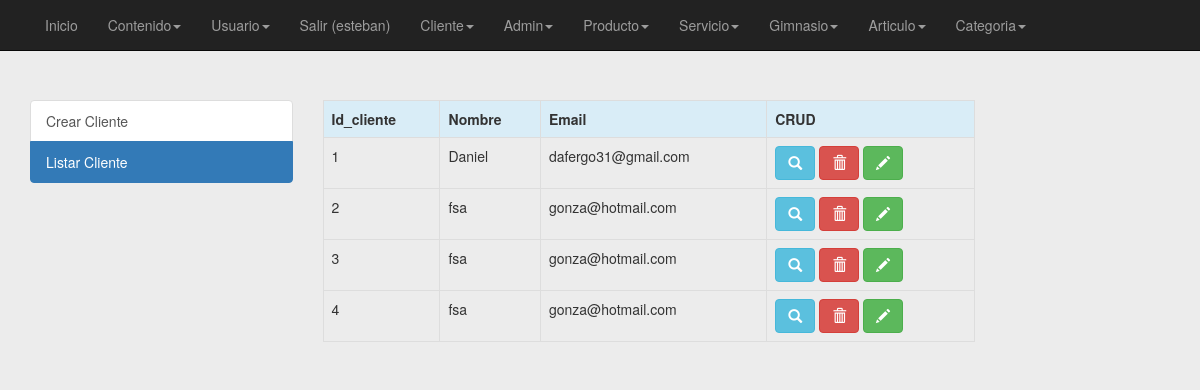
Screenshot of /index.php?controller=cliente&action=admin (signed in) with the database file from the repository.
### tables this page shows
CREATE TABLE IF NOT EXISTS `cliente` (
  `id_cliente` int(11) NOT NULL,
  `nombre` varchar(50) DEFAULT NULL,
  `apellidos` varchar(30) DEFAULT NULL,
  `telefono` varchar(15) DEFAULT NULL,
  `email` varchar(50) DEFAULT NULL,
  `contrasenna` varchar(50) NOT NULL,
  `peso` int(11) DEFAULT NULL,
  `estatura` varchar(10) DEFAULT NULL,
  `genero` varchar(12) DEFAULT NULL,
  `fechanac` varchar(50) DEFAULT NULL,
  `incapacidades` varchar(100) DEFAULT NULL,
  `fotoperfil` varchar(50) DEFAULT NULL,
  `fk_id_usuario` int(11) DEFAULT NULL
);

### core/ControladorBase.php (called while the page is built, shortened)
<?php
class ControladorBase{
    protected $layout="/cms_layout";
    public function __construct() {
        require_once 'Conectar.php';
        require_once 'EntidadBase.php';
    }
    public function view($vista,$datos=null){
        require_once 'core/AyudaVistas.php';
        $helper=new AyudaVistas();
        require_once 'view/layouts'.$this->layout.'.php';
    }
}

### controller/ClienteController.php (called while the page is built, shortened)
<?php
class ClienteController extends ControladorBase{
    public $adapter;
    public function __construct() {
        $this->conectar = new Conectar();
        $this->adapter = $this->conectar->conexion();
    }
    public function admin() {
        $cliente = new Cliente($this->adapter);
        $allcli = $cliente->getAll();
        $this->view("Cliente/admin", array("allcli" => $allcli)
        );
    }
    public function borrarCliente() {
        if (isset($_GET["id_cliente"])) {
            $id_cliente = (int) $_GET["id_cliente"];
            $cli = new Cliente($this->adapter);
            $cli->deleteById("id_cliente", $id_cliente);
            $this->redirect("cliente", "admin");
        }
}}

### index.php (called while the page is built, shortened)
<?php
require_once 'core/ControladorBase.php';
require_once 'core/ControladorFrontal.func.php';
if(isset($_GET["controller"])){
    $controllerObj=cargarControlador($_GET["controller"]);
}else{
    $controllerObj=cargarControlador(CONTROLADOR_DEFECTO);
}
lanzarAccion($controllerObj);
?>

### core/AyudaVistas.php (called while the page is built)
<?php
class AyudaVistas{
    public function url($controlador=CONTROLADOR_DEFECTO,$accion=ACCION_DEFECTO){
        $urlString="index.php?controller=".$controlador."&action=".$accion;
        return $urlString;
    }
}
?>

### core/Conectar.php (called while the page is built)
<?php
class Conectar{
 private $driver;
 private $host, $user, $pass, $database, $charset;
 public function  __construct(){
    $db_cfg=  require_once 'config/database.php';
    $this-> driver = $db_cfg["driver"];
    $this-> host = $db_cfg["host"];
    $this-> user = $db_cfg["user"];
    $this->pass =$db_cfg["pass"];
    $this->database=$db_cfg["database"];
    $this->charset=$db_cfg["charset"];
}
public function conexion(){
   if ($this->driver=="mysql" || $this->driver==null){
       $con=new mysqli($this->host, $this->user, $this->pass, $this->database);
       $con->query("SET NAMES' ".$this->charset."'");
   }
   return $con;
}
}

### config/database.php (called while the page is built)
<?php
return array(
    "driver"    =>"mysql",
    "host"      =>"localhost",
    "user"      =>"root",
    "pass"      =>"",
    "database"  =>"gym",
    "charset"   =>"utf8"
);
?>

### model/Cliente.php (called while the page is built, shortened)
<?php
class Cliente extends EntidadBase{
      public function __construct($adapter) {
        $table = "cliente";
    }
    }

### core/EntidadBase.php (called while the page is built, shortened)
<?php
class EntidadBase{
    private $table;
    private $db;
    public function __construct($table, $adapter){
        $this->table=(string) $table;
        $this->db = $adapter;
    }
   public function getAll(){
       $query = $this->db->query("SELECT * FROM $this->table");
       $resultSet=null;
       while ($row=$query->fetch_object()){
           $resultSet[]=$row;
       }
       return $resultSet;
   }
}

### view/Cliente/admin.php (the view, shortened to what this page needs)
<div class="container">
<br>
<div class="row">
<div class="col-md-3">
<ul class="list-group">
  <a href="<?php echo $helper->url("cliente","crearCliente"); ?>" class="list-group-item ">Crear Cliente</a>
  <a href="<?php echo $helper->url("cliente","admin"); ?>" class="list-group-item active ">Listar Cliente</a>
</ul>
</div>
<div class="container col-md-7 ">
<div class="table-responsive">
<table class="table tale-striped table-bordered table-hover">
  <tr class="info">
    <th>Id_cliente</th>
    <th>Nombre</th>
    <th>Email</th>
    <th>CRUD</th>
  </tr>
        <?php
        foreach ($allcli as $cli){?>
  <tr>
    <td><?php  echo $cli->id_cliente; echo'<br>';?></td>
    <td><?php  echo $cli->nombre; echo '<br>';?></td>
    <td><?php  echo $cli->email; echo '<br>';?></td>
    <td>
      <a href="<?php echo $helper->url("cliente","visualizar"); ?>&id_cliente=<?php echo $cli->id_cliente; ?>" class="btn btn-info " role="button"><span class="glyphicon glyphicon-search"></span></a>
<a class="btnEliminarItem btn btn-danger" id="id_cliente-<?php echo $cli->id_cliente; ?>" href="#" type="button" data-toggle="modal" data-target="#myModal"><span class="glyphicon glyphicon-trash"></span></a>
      <a href="<?php echo $helper->url("cliente","modificarCliente"); ?>&id_cliente=<?php echo $cli->id_cliente; ?>" class="btn btn-success " role="button"><span class="glyphicon glyphicon-pencil"></span></a>
    </td>
 </tr>
    <?php } ?>

### css/template.css (style rules this page uses)
body { background: #ececec; }

### rows the page displays
cliente: id_cliente "1", nombre "Daniel", email "dafergo31@gmail.com"
cliente: id_cliente "2", nombre "fsa", email "gonza@hotmail.com"
cliente: id_cliente "3", nombre "fsa", email "gonza@hotmail.com"
cliente: id_cliente "4", nombre "fsa", email "gonza@hotmail.com"

### other values shown
$_SESSION["nombre"] "esteban"
